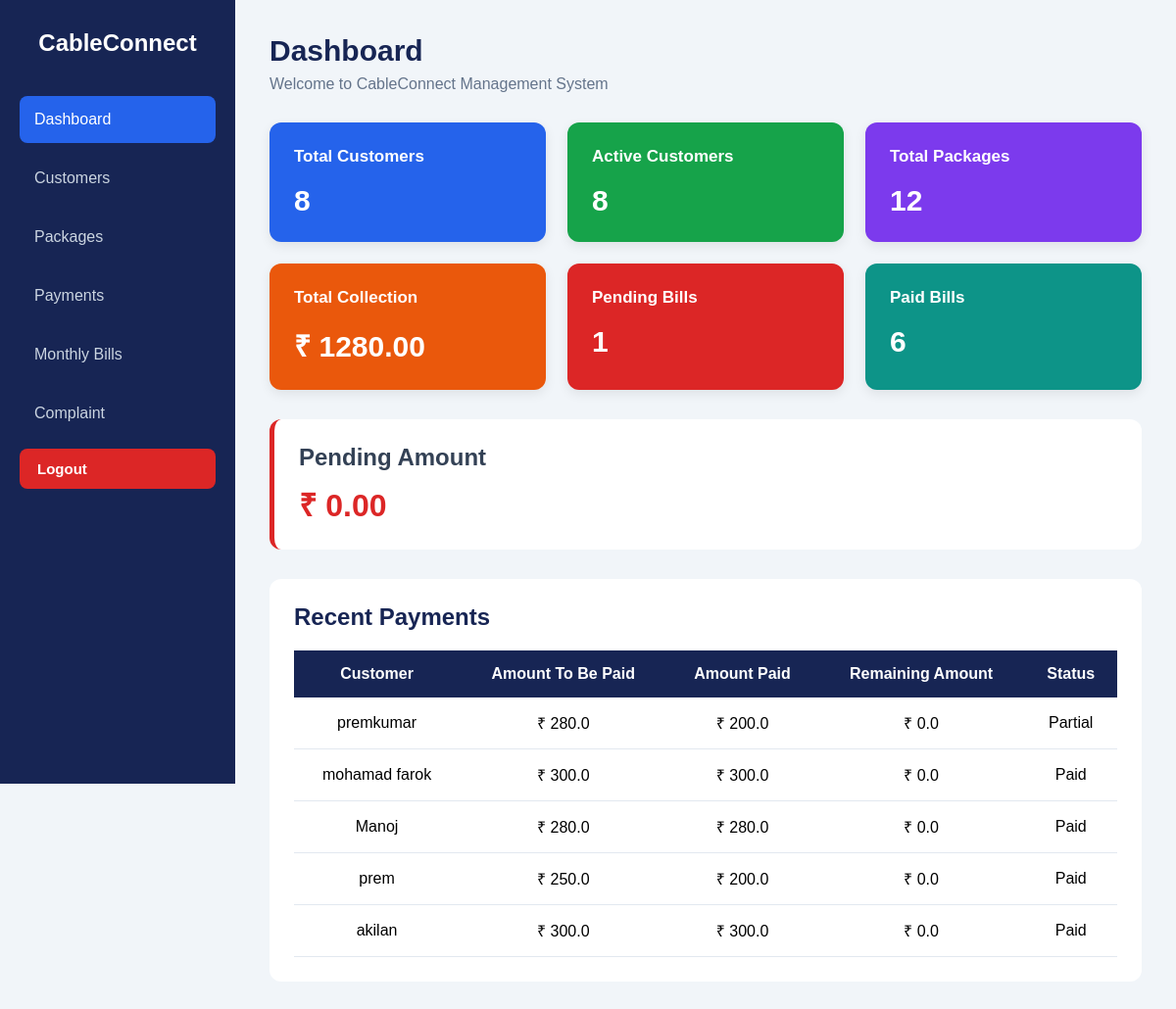
Page /dashboard/ on the earlier database version.
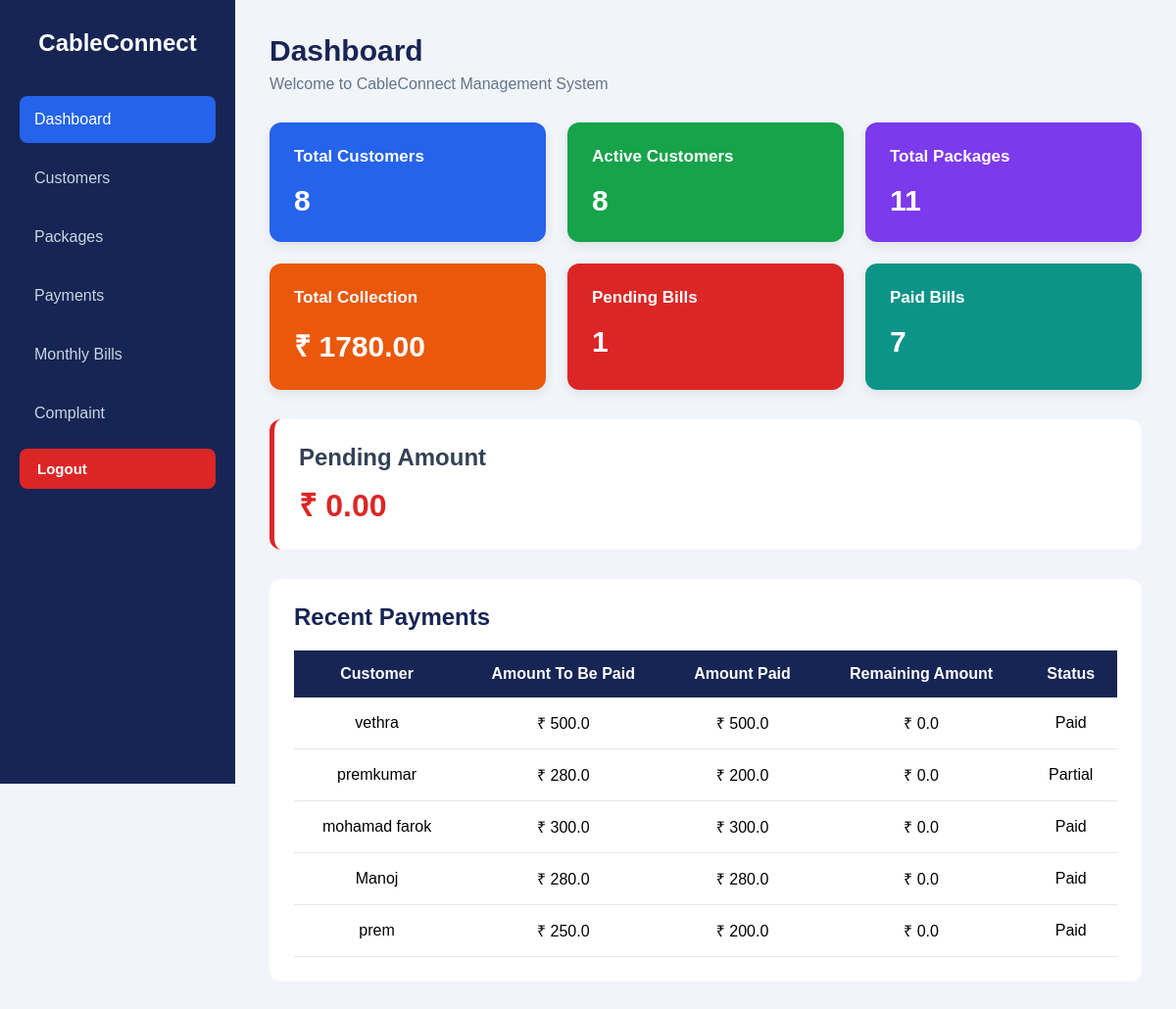
Same page on the later database version.
### cash/models.py (models this page shows, shortened)
class Payment(models.Model):
    payment_choices = [
        ('Paid', 'Paid'),
        ('Pending', 'Pending'),
        ('Partial', 'Partial'),
    ]
    customer = models.ForeignKey(
        Customer,
        on_delete=models.CASCADE,
        related_name='payments'
    )
    amount_to_be_paid = models.FloatField()
    amount_paid = models.FloatField(default=0)
    remaining_amount = models.FloatField(default=0)
    payment_status = models.CharField(
        max_length=20,
        choices=payment_choices,
        default='Pending'
    )
    paid_date = models.DateField(
        null=True,
        blank=True
    )

class Customer(models.Model):
    customer_name = models.CharField(max_length=100)
    phone = models.CharField(max_length=15)
    box_number = models.CharField(max_length=20, unique=True)
    address = models.TextField()
    connection_date = models.DateField()
    package = models.ForeignKey(
        ConnectionPackage,
        on_delete=models.PROTECT
    )
    is_active = models.BooleanField(default=True)

### cash/views.py (the view)
# urls.py: path('dashboard/', dashboard_view, name='dashboard'),
def dashboard_view(request):
    total_customers = Customer.objects.count()
    active_customers = Customer.objects.filter(
        is_active=True
    ).count()
    total_packages = ConnectionPackage.objects.count()
    total_collection = Payment.objects.aggregate(
        total=Sum('amount_paid')
    )['total'] or 0
    pending_bills = MonthlyBill.objects.filter(
        is_paid=False
    ).count()
    paid_bills = MonthlyBill.objects.filter(
        is_paid=True
    ).count()
    pending_amount = Payment.objects.aggregate(
        total=Sum('remaining_amount')
    )['total'] or 0
    recent_payments = Payment.objects.order_by(
        '-paid_date'
    )[:5]
    context = {
        'total_customers': total_customers,
        'active_customers': active_customers,
        'total_packages': total_packages,
        'total_collection': total_collection,
        'pending_bills': pending_bills,
        'paid_bills': paid_bills,
        'pending_amount': pending_amount,
        'recent_payments': recent_payments,
    }
    return render(request, 'dashboard.html', context)

### cash/templates/dashboard.html (shortened to what this page needs)
{% load static %}
<!DOCTYPE html>
<html lang="en">
<head>
    <link rel="stylesheet"
          href="{% static 'dashboard.css' %}?v=1">
</head>
<body>
<div class="sidebar">
    <h2>CableConnect</h2>
    <a href="{% url 'dashboard' %}" class="active">Dashboard</a>
    <a href="{% url 'customer_display' %}">Customers</a>
    <a href="{% url 'package' %}">Packages</a>
    <a href="{% url 'payments_display' %}">Payments</a>
    <a href="{% url 'monthlybill' %}">Monthly Bills</a>
    <a href="{% url 'complaint' %}">Complaint    </a>
    <form method="POST" action="{% url 'logout' %}">
    <button type="submit" class="logout-btn">
        Logout
    </button>
</form>
</div>
<div class="main">
    <div class="header">
        <h1>Dashboard</h1>
        <p>Welcome to CableConnect Management System</p>
    </div>
    <div class="cards">
        <div class="card blue">
            <h3>Total Customers</h3>
            <h1>{{ total_customers }}</h1>
        </div>
        <div class="card green">
            <h3>Active Customers</h3>
            <h1>{{ active_customers }}</h1>
        </div>
        <div class="card purple">
            <h3>Total Packages</h3>
            <h1>{{ total_packages }}</h1>
        </div>
        <div class="card orange">
            <h3>Total Collection</h3>
            <h1>₹ {{ total_collection|floatformat:2 }}</h1>
        </div>
        <div class="card red">
            <h3>Pending Bills</h3>
            <h1>{{ pending_bills }}</h1>
        </div>
        <div class="card teal">
            <h3>Paid Bills</h3>
            <h1>{{ paid_bills }}</h1>
        </div>
    </div>
    <div class="pending">
        <h2>Pending Amount</h2>
        <h1>₹ {{ pending_amount|floatformat:2 }}</h1>
    </div>
    <div class="table-container">
        <h2>Recent Payments</h2>
        <table>
            <thead>
                <tr>
                    <th>Customer</th>
                    <th>Amount To Be Paid</th>
                    <th>Amount Paid</th>
                    <th>Remaining Amount</th>
                    <th>Status</th>
                </tr>
            </thead>
            <tbody>
                {% for payment in recent_payments %}
                <tr>
                    <td>{{ payment.customer.customer_name }}</td>
                    <td>₹ {{ payment.amount_to_be_paid }}</td>
                    <td>₹ {{ payment.amount_paid }}</td>
                    <td>₹ {{ payment.remaining_amount }}</td>
                    <td>{{ payment.payment_status }}</td>
                </tr>
                {% empty %}
                <tr>
                    <td colspan="5">No payment records found</td>
                </tr>
                {% endfor %}
            </tbody>
        </table>
    </div>
</div>
</body>
</html>

Differences in the rows shown:
no longer on this page (row unchanged): Payment: customer.customer_name "akilan", amount_to_be_paid "300.0", amount_paid "300.0", remaining_amount "0.0", payment_status "Paid"
added Payment: customer.customer_name "vethra", amount_to_be_paid "500.0", amount_paid "500.0", remaining_amount "0.0", payment_status "Paid"
Other differences:
{{ total_packages }}: "12" → "11"
{{ total_collection|floatformat:2 }}: "1280.00" → "1780.00"
{{ paid_bills }}: "6" → "7"
